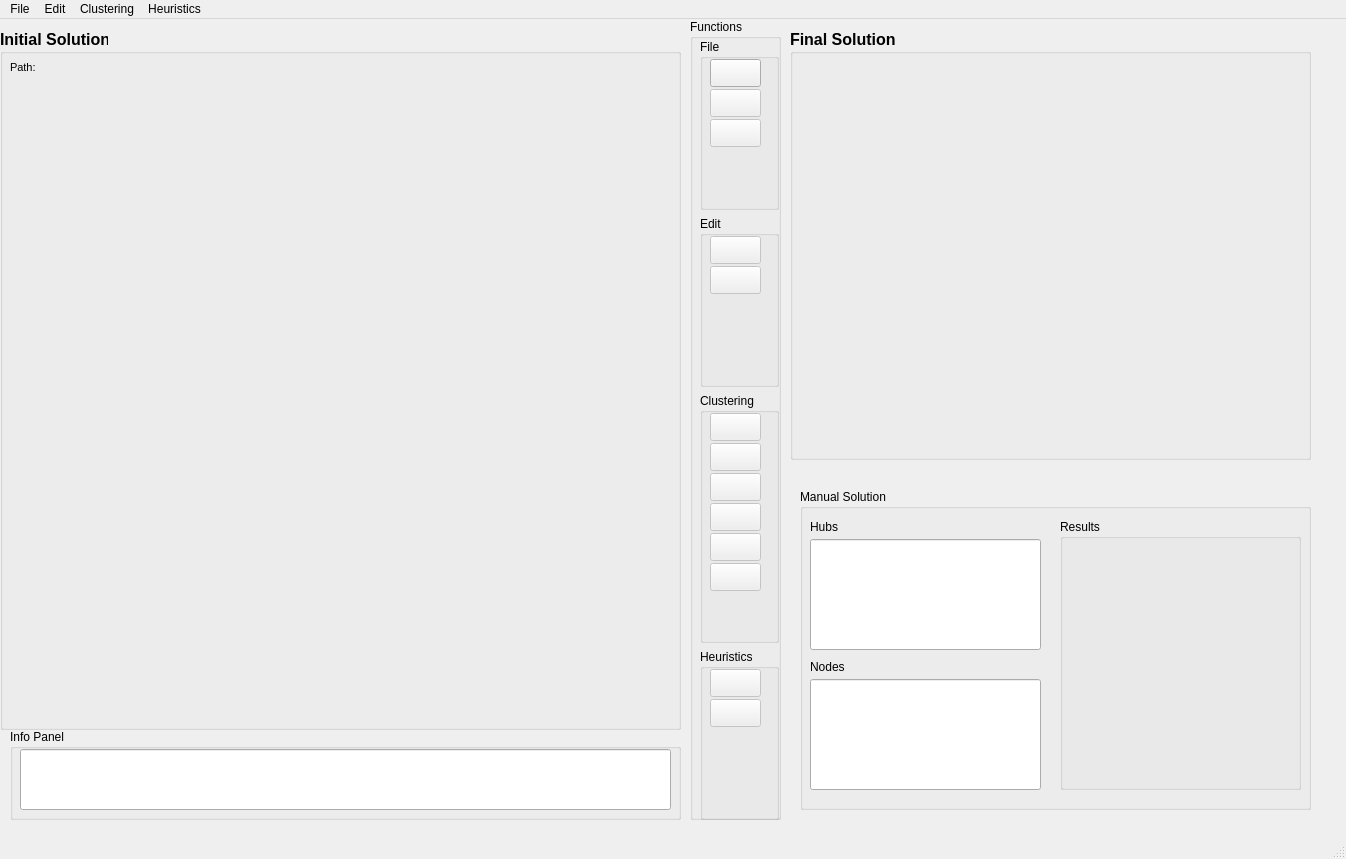
<?xml version="1.0" encoding="UTF-8"?>
<ui version="4.0">
 <class>MainWindow</class>
 <widget class="QMainWindow" name="MainWindow">
  <property name="geometry">
   <rect>
    <x>0</x>
    <y>0</y>
    <width>1346</width>
    <height>859</height>
   </rect>
  </property>
  <property name="windowTitle">
   <string>Data Clusterer</string>
  </property>
  <property name="windowIcon">
   <iconset>
    <normaloff>icons/main.png</normaloff>icons/main.png</iconset>
  </property>
  <property name="statusTip">
   <string>Cluster those data!</string>
  </property>
  <widget class="QWidget" name="centralwidget">
   <widget class="QGroupBox" name="groupBox_Functions">
    <property name="geometry">
     <rect>
      <x>690</x>
      <y>0</y>
      <width>91</width>
      <height>801</height>
     </rect>
    </property>
    <property name="title">
     <string>Functions</string>
    </property>
    <widget class="QWidget" name="verticalLayoutWidget">
     <property name="geometry">
      <rect>
       <x>10</x>
       <y>20</y>
       <width>79</width>
       <height>781</height>
      </rect>
     </property>
     <layout class="QVBoxLayout" name="verticalLayout_Functions">
      <item>
       <widget class="QGroupBox" name="groupBox_File">
        <property name="title">
         <string>File</string>
        </property>
        <widget class="QPushButton" name="pushButton_Open_Data">
         <property name="geometry">
          <rect>
           <x>10</x>
           <y>20</y>
           <width>51</width>
           <height>28</height>
          </rect>
         </property>
         <property name="statusTip">
          <string>Get some data into the program</string>
         </property>
         <property name="text">
          <string/>
         </property>
         <property name="icon">
          <iconset>
           <normaloff>icons/Open Source.jpg</normaloff>icons/Open Source.jpg</iconset>
         </property>
        </widget>
        <widget class="QPushButton" name="pushButton_Save_Initial_Solution">
         <property name="enabled">
          <bool>false</bool>
         </property>
         <property name="geometry">
          <rect>
           <x>10</x>
           <y>50</y>
           <width>51</width>
           <height>28</height>
          </rect>
         </property>
         <property name="statusTip">
          <string>Save Initial Solution</string>
         </property>
         <property name="text">
          <string/>
         </property>
         <property name="icon">
          <iconset>
           <normaloff>icons/Save Output.png</normaloff>icons/Save Output.png</iconset>
         </property>
        </widget>
        <widget class="QPushButton" name="pushButton_Save_Final_Solution">
         <property name="enabled">
          <bool>false</bool>
         </property>
         <property name="geometry">
          <rect>
           <x>10</x>
           <y>80</y>
           <width>51</width>
           <height>28</height>
          </rect>
         </property>
         <property name="statusTip">
          <string>Save Final Solution</string>
         </property>
         <property name="text">
          <string/>
         </property>
         <property name="icon">
          <iconset>
           <normaloff>icons/Save Output - Copy.png</normaloff>icons/Save Output - Copy.png</iconset>
         </property>
        </widget>
       </widget>
      </item>
      <item>
       <widget class="QGroupBox" name="groupBox_Edit">
        <property name="title">
         <string>Edit</string>
        </property>
        <widget class="QPushButton" name="pushButton_Clear_Final_Solution">
         <property name="enabled">
          <bool>false</bool>
         </property>
         <property name="geometry">
          <rect>
           <x>10</x>
           <y>50</y>
           <width>51</width>
           <height>28</height>
          </rect>
         </property>
         <property name="statusTip">
          <string>Clear Final Solution</string>
         </property>
         <property name="text">
          <string/>
         </property>
         <property name="icon">
          <iconset>
           <normaloff>icons/clear output.png</normaloff>icons/clear output.png</iconset>
         </property>
        </widget>
        <widget class="QPushButton" name="pushButton_Clear_Initial_Solution">
         <property name="enabled">
          <bool>false</bool>
         </property>
         <property name="geometry">
          <rect>
           <x>10</x>
           <y>20</y>
           <width>51</width>
           <height>28</height>
          </rect>
         </property>
         <property name="statusTip">
          <string>Clear Initial Solution</string>
         </property>
         <property name="text">
          <string/>
         </property>
         <property name="icon">
          <iconset>
           <normaloff>icons/clear source.png</normaloff>icons/clear source.png</iconset>
         </property>
        </widget>
       </widget>
      </item>
      <item>
       <widget class="QGroupBox" name="groupBox_Clustering">
        <property name="sizePolicy">
         <sizepolicy hsizetype="Preferred" vsizetype="Preferred">
          <horstretch>0</horstretch>
          <verstretch>0</verstretch>
         </sizepolicy>
        </property>
        <property name="minimumSize">
         <size>
          <width>0</width>
          <height>250</height>
         </size>
        </property>
        <property name="title">
         <string>Clustering</string>
        </property>
        <widget class="QPushButton" name="pushButton_K_Means">
         <property name="enabled">
          <bool>false</bool>
         </property>
         <property name="geometry">
          <rect>
           <x>10</x>
           <y>20</y>
           <width>51</width>
           <height>28</height>
          </rect>
         </property>
         <property name="statusTip">
          <string>Apply K-Means Clustering</string>
         </property>
         <property name="text">
          <string/>
         </property>
         <property name="icon">
          <iconset>
           <normaloff>icons/K means,.png</normaloff>icons/K means,.png</iconset>
         </property>
        </widget>
        <widget class="QPushButton" name="pushButton_Affinity_Propagation">
         <property name="enabled">
          <bool>false</bool>
         </property>
         <property name="geometry">
          <rect>
           <x>10</x>
           <y>50</y>
           <width>51</width>
           <height>28</height>
          </rect>
         </property>
         <property name="statusTip">
          <string>Apply Affinity Propagation Clustering</string>
         </property>
         <property name="text">
          <string/>
         </property>
         <property name="icon">
          <iconset>
           <normaloff>icons/Affinity.png</normaloff>icons/Affinity.png</iconset>
         </property>
        </widget>
        <widget class="QPushButton" name="pushButton_Mean_Shift">
         <property name="enabled">
          <bool>false</bool>
         </property>
         <property name="geometry">
          <rect>
           <x>10</x>
           <y>80</y>
           <width>51</width>
           <height>28</height>
          </rect>
         </property>
         <property name="statusTip">
          <string>Apply Mean-shift Clustering</string>
         </property>
         <property name="text">
          <string/>
         </property>
         <property name="icon">
          <iconset>
           <normaloff>icons/Mean shift.png</normaloff>icons/Mean shift.png</iconset>
         </property>
        </widget>
        <widget class="QPushButton" name="pushButton_Spectral_Clustering">
         <property name="enabled">
          <bool>false</bool>
         </property>
         <property name="geometry">
          <rect>
           <x>10</x>
           <y>110</y>
           <width>51</width>
           <height>28</height>
          </rect>
         </property>
         <property name="statusTip">
          <string>Apply Spectral Clustering</string>
         </property>
         <property name="text">
          <string/>
         </property>
         <property name="icon">
          <iconset>
           <normaloff>icons/Spectral.png</normaloff>icons/Spectral.png</iconset>
         </property>
        </widget>
        <widget class="QPushButton" name="pushButton_Hierarchical_Clustering">
         <property name="enabled">
          <bool>false</bool>
         </property>
         <property name="geometry">
          <rect>
           <x>10</x>
           <y>140</y>
           <width>51</width>
           <height>28</height>
          </rect>
         </property>
         <property name="statusTip">
          <string>Apply Hierarchical Clustering</string>
         </property>
         <property name="text">
          <string/>
         </property>
         <property name="icon">
          <iconset>
           <normaloff>icons/Hier.png</normaloff>icons/Hier.png</iconset>
         </property>
        </widget>
        <widget class="QPushButton" name="pushButton_DBSCAN">
         <property name="enabled">
          <bool>false</bool>
         </property>
         <property name="geometry">
          <rect>
           <x>10</x>
           <y>170</y>
           <width>51</width>
           <height>28</height>
          </rect>
         </property>
         <property name="statusTip">
          <string>Apply DBSCAN</string>
         </property>
         <property name="text">
          <string/>
         </property>
         <property name="icon">
          <iconset>
           <normaloff>icons/DBSCAN.png</normaloff>icons/DBSCAN.png</iconset>
         </property>
        </widget>
       </widget>
      </item>
      <item>
       <widget class="QGroupBox" name="groupBox_Heuristic">
        <property name="title">
         <string>Heuristics</string>
        </property>
        <widget class="QPushButton" name="pushButton_Hill_Climbing">
         <property name="enabled">
          <bool>false</bool>
         </property>
         <property name="geometry">
          <rect>
           <x>10</x>
           <y>20</y>
           <width>51</width>
           <height>28</height>
          </rect>
         </property>
         <property name="statusTip">
          <string>Apply Hill Climb Heuristics</string>
         </property>
         <property name="text">
          <string/>
         </property>
         <property name="icon">
          <iconset>
           <normaloff>icons/Hill Climb.png</normaloff>icons/Hill Climb.png</iconset>
         </property>
        </widget>
        <widget class="QPushButton" name="pushButton_Simulated_Anneling">
         <property name="enabled">
          <bool>false</bool>
         </property>
         <property name="geometry">
          <rect>
           <x>10</x>
           <y>50</y>
           <width>51</width>
           <height>28</height>
          </rect>
         </property>
         <property name="statusTip">
          <string>Apply Simulated Anneling Optimization</string>
         </property>
         <property name="text">
          <string/>
         </property>
         <property name="icon">
          <iconset>
           <normaloff>icons/Simulated Annealing.png</normaloff>icons/Simulated Annealing.png</iconset>
         </property>
        </widget>
       </widget>
      </item>
     </layout>
    </widget>
   </widget>
   <widget class="QGroupBox" name="groupBox_Initial_Solution">
    <property name="geometry">
     <rect>
      <x>0</x>
      <y>10</y>
      <width>681</width>
      <height>701</height>
     </rect>
    </property>
    <property name="font">
     <font>
      <pointsize>12</pointsize>
      <weight>75</weight>
      <bold>true</bold>
     </font>
    </property>
    <property name="title">
     <string>Initial Solution</string>
    </property>
    <widget class="QLabel" name="label_Initial_Solution">
     <property name="geometry">
      <rect>
       <x>10</x>
       <y>30</y>
       <width>501</width>
       <height>401</height>
      </rect>
     </property>
     <property name="text">
      <string/>
     </property>
    </widget>
    <widget class="QLabel" name="label_Path">
     <property name="geometry">
      <rect>
       <x>10</x>
       <y>30</y>
       <width>501</width>
       <height>16</height>
      </rect>
     </property>
     <property name="font">
      <font>
       <pointsize>8</pointsize>
       <weight>50</weight>
       <bold>false</bold>
      </font>
     </property>
     <property name="text">
      <string>Path:</string>
     </property>
    </widget>
    <widget class="QLabel" name="label_data_image">
     <property name="geometry">
      <rect>
       <x>30</x>
       <y>60</y>
       <width>631</width>
       <height>621</height>
      </rect>
     </property>
     <property name="text">
      <string/>
     </property>
    </widget>
   </widget>
   <widget class="QGroupBox" name="groupBox_Final_Solution">
    <property name="geometry">
     <rect>
      <x>790</x>
      <y>10</y>
      <width>521</width>
      <height>431</height>
     </rect>
    </property>
    <property name="font">
     <font>
      <pointsize>12</pointsize>
      <weight>75</weight>
      <bold>true</bold>
     </font>
    </property>
    <property name="title">
     <string>Final Solution</string>
    </property>
   </widget>
   <widget class="QGroupBox" name="groupBox_Info_Panel">
    <property name="geometry">
     <rect>
      <x>10</x>
      <y>710</y>
      <width>671</width>
      <height>91</height>
     </rect>
    </property>
    <property name="title">
     <string>Info Panel</string>
    </property>
    <widget class="QLineEdit" name="lineEdit_Info_Panel">
     <property name="geometry">
      <rect>
       <x>10</x>
       <y>20</y>
       <width>651</width>
       <height>61</height>
      </rect>
     </property>
     <property name="text">
      <string/>
     </property>
    </widget>
   </widget>
   <widget class="QGroupBox" name="groupBox_Manual_Solution">
    <property name="geometry">
     <rect>
      <x>800</x>
      <y>470</y>
      <width>511</width>
      <height>321</height>
     </rect>
    </property>
    <property name="title">
     <string>Manual Solution</string>
    </property>
    <widget class="QLineEdit" name="lineEdit_Hubs">
     <property name="geometry">
      <rect>
       <x>10</x>
       <y>50</y>
       <width>231</width>
       <height>111</height>
      </rect>
     </property>
    </widget>
    <widget class="QLabel" name="label_Hubs">
     <property name="geometry">
      <rect>
       <x>10</x>
       <y>30</y>
       <width>55</width>
       <height>16</height>
      </rect>
     </property>
     <property name="text">
      <string>Hubs</string>
     </property>
    </widget>
    <widget class="QLabel" name="label_Nodes">
     <property name="geometry">
      <rect>
       <x>10</x>
       <y>170</y>
       <width>55</width>
       <height>16</height>
      </rect>
     </property>
     <property name="text">
      <string>Nodes</string>
     </property>
    </widget>
    <widget class="QLineEdit" name="lineEdit_Nodes">
     <property name="geometry">
      <rect>
       <x>10</x>
       <y>190</y>
       <width>231</width>
       <height>111</height>
      </rect>
     </property>
     <property name="text">
      <string/>
     </property>
    </widget>
    <widget class="QGroupBox" name="groupBox_Results">
     <property name="geometry">
      <rect>
       <x>260</x>
       <y>30</y>
       <width>241</width>
       <height>271</height>
      </rect>
     </property>
     <property name="title">
      <string>Results</string>
     </property>
    </widget>
   </widget>
  </widget>
  <widget class="QMenuBar" name="menubar">
   <property name="geometry">
    <rect>
     <x>0</x>
     <y>0</y>
     <width>1346</width>
     <height>26</height>
    </rect>
   </property>
   <widget class="QMenu" name="menuFile">
    <property name="title">
     <string>File</string>
    </property>
    <widget class="QMenu" name="menuExport_As">
     <property name="enabled">
      <bool>false</bool>
     </property>
     <property name="title">
      <string>Export As</string>
     </property>
     <addaction name="actionInitial_Solution"/>
     <addaction name="actionFinal_Solution"/>
    </widget>
    <addaction name="actionOpen_Data"/>
    <addaction name="separator"/>
    <addaction name="actionSave_Initial_Solution"/>
    <addaction name="actionSave_Final_Solution"/>
    <addaction name="separator"/>
    <addaction name="menuExport_As"/>
    <addaction name="separator"/>
    <addaction name="actionExit"/>
   </widget>
   <widget class="QMenu" name="menuEdit">
    <property name="title">
     <string>Edit</string>
    </property>
    <widget class="QMenu" name="menuClear">
     <property name="enabled">
      <bool>false</bool>
     </property>
     <property name="title">
      <string>Clear</string>
     </property>
     <addaction name="actionInitial_Clear_Initial_Solution"/>
     <addaction name="actionInitial_Clear_Final_Solution"/>
    </widget>
    <widget class="QMenu" name="menuUndo">
     <property name="enabled">
      <bool>false</bool>
     </property>
     <property name="title">
      <string>Undo</string>
     </property>
     <addaction name="actionUndo_Initial_Solution"/>
     <addaction name="actionUndo_Final_Solution"/>
    </widget>
    <widget class="QMenu" name="menuRedo">
     <property name="enabled">
      <bool>false</bool>
     </property>
     <property name="title">
      <string>Redo</string>
     </property>
     <addaction name="actionRedo_Initial_Solution"/>
     <addaction name="actionRedo_Final_Solution"/>
    </widget>
    <addaction name="menuClear"/>
    <addaction name="separator"/>
    <addaction name="menuUndo"/>
    <addaction name="menuRedo"/>
   </widget>
   <widget class="QMenu" name="menuClustering">
    <property name="title">
     <string>Clustering</string>
    </property>
    <addaction name="action_K_Means"/>
    <addaction name="action_Affinity_Propagation"/>
    <addaction name="action_Mean_shift"/>
    <addaction name="action_Spectral_Clustering"/>
    <addaction name="action_Hierarchical_Clustering"/>
    <addaction name="action_DBSCAN"/>
   </widget>
   <widget class="QMenu" name="menuHeuristics">
    <property name="title">
     <string>Heuristics</string>
    </property>
    <addaction name="actionHill_Climbing"/>
    <addaction name="actionSimulated_Anneling"/>
   </widget>
   <addaction name="menuFile"/>
   <addaction name="menuEdit"/>
   <addaction name="menuClustering"/>
   <addaction name="menuHeuristics"/>
  </widget>
  <widget class="QStatusBar" name="statusbar"/>
  <action name="actionOpen_Data">
   <property name="icon">
    <iconset>
     <normaloff>icons/Open Source.jpg</normaloff>icons/Open Source.jpg</iconset>
   </property>
   <property name="text">
    <string>Open Data</string>
   </property>
   <property name="statusTip">
    <string notr="true">Get some data into the program</string>
   </property>
   <property name="shortcut">
    <string>Ctrl+O</string>
   </property>
  </action>
  <action name="actionSave_Initial_Solution">
   <property name="enabled">
    <bool>false</bool>
   </property>
   <property name="icon">
    <iconset>
     <normaloff>icons/Save Output.png</normaloff>icons/Save Output.png</iconset>
   </property>
   <property name="text">
    <string>Save Initial Solution</string>
   </property>
   <property name="statusTip">
    <string>Save Initial Solution</string>
   </property>
   <property name="shortcut">
    <string>Ctrl+S</string>
   </property>
  </action>
  <action name="actionSave_Final_Solution">
   <property name="enabled">
    <bool>false</bool>
   </property>
   <property name="icon">
    <iconset>
     <normaloff>icons/Save Output - Copy.png</normaloff>icons/Save Output - Copy.png</iconset>
   </property>
   <property name="text">
    <string>Save Final Solution</string>
   </property>
   <property name="statusTip">
    <string>Save Final Solution</string>
   </property>
   <property name="shortcut">
    <string>Ctrl+Shift+S</string>
   </property>
  </action>
  <action name="actionInitial_Solution">
   <property name="enabled">
    <bool>false</bool>
   </property>
   <property name="icon">
    <iconset>
     <normaloff>icons/Export As_ Output.png</normaloff>icons/Export As_ Output.png</iconset>
   </property>
   <property name="text">
    <string>Initial Solution</string>
   </property>
   <property name="statusTip">
    <string>Export as Initial Solution</string>
   </property>
   <property name="shortcut">
    <string>Alt+S</string>
   </property>
  </action>
  <action name="actionFinal_Solution">
   <property name="enabled">
    <bool>false</bool>
   </property>
   <property name="icon">
    <iconset>
     <normaloff>icons/Export As_ Output - Copy.png</normaloff>icons/Export As_ Output - Copy.png</iconset>
   </property>
   <property name="text">
    <string>Final Solution</string>
   </property>
   <property name="statusTip">
    <string>Export as Final Solution</string>
   </property>
   <property name="shortcut">
    <string>Alt+O</string>
   </property>
  </action>
  <action name="actionExit">
   <property name="icon">
    <iconset>
     <normaloff>icons/exit.jpg</normaloff>icons/exit.jpg</iconset>
   </property>
   <property name="text">
    <string>Exit</string>
   </property>
   <property name="statusTip">
    <string>Shut down the program</string>
   </property>
  </action>
  <action name="actionInitial_Clear_Initial_Solution">
   <property name="icon">
    <iconset>
     <normaloff>icons/clear source.png</normaloff>icons/clear source.png</iconset>
   </property>
   <property name="text">
    <string>Initial Solution</string>
   </property>
   <property name="statusTip">
    <string>Clear Initial Solution</string>
   </property>
   <property name="shortcut">
    <string>Ctrl+Shift+S</string>
   </property>
  </action>
  <action name="actionInitial_Clear_Final_Solution">
   <property name="enabled">
    <bool>false</bool>
   </property>
   <property name="icon">
    <iconset>
     <normaloff>icons/clear output.png</normaloff>icons/clear output.png</iconset>
   </property>
   <property name="text">
    <string>Final Solution</string>
   </property>
   <property name="statusTip">
    <string>Clear Final Solution</string>
   </property>
   <property name="shortcut">
    <string>Ctrl+Shift+O</string>
   </property>
  </action>
  <action name="actionUndo_Initial_Solution">
   <property name="icon">
    <iconset>
     <normaloff>icons/undo output.png</normaloff>icons/undo output.png</iconset>
   </property>
   <property name="text">
    <string>Undo Initial Solution</string>
   </property>
   <property name="statusTip">
    <string>Undo Initial Solution</string>
   </property>
   <property name="shortcut">
    <string>Ctrl+Z</string>
   </property>
  </action>
  <action name="actionUndo_Final_Solution">
   <property name="enabled">
    <bool>false</bool>
   </property>
   <property name="icon">
    <iconset>
     <normaloff>icons/undo output - Copy.png</normaloff>icons/undo output - Copy.png</iconset>
   </property>
   <property name="text">
    <string>Undo Final Solution</string>
   </property>
   <property name="statusTip">
    <string>Undo Final Solution</string>
   </property>
   <property name="shortcut">
    <string>Ctrl+Shift+Z</string>
   </property>
  </action>
  <action name="actionRedo_Initial_Solution">
   <property name="icon">
    <iconset>
     <normaloff>icons/redo output.png</normaloff>icons/redo output.png</iconset>
   </property>
   <property name="text">
    <string>Redo Initial Solution</string>
   </property>
   <property name="statusTip">
    <string>Redo Initial Solution</string>
   </property>
   <property name="shortcut">
    <string>Ctrl+Y</string>
   </property>
  </action>
  <action name="actionRedo_Final_Solution">
   <property name="enabled">
    <bool>false</bool>
   </property>
   <property name="icon">
    <iconset>
     <normaloff>icons/redo output - Copy.png</normaloff>icons/redo output - Copy.png</iconset>
   </property>
   <property name="text">
    <string>Redo Final Solution</string>
   </property>
   <property name="statusTip">
    <string>Redo Final Solution</string>
   </property>
   <property name="shortcut">
    <string>Ctrl+Shift+Y</string>
   </property>
  </action>
  <action name="action_K_Means">
   <property name="enabled">
    <bool>false</bool>
   </property>
   <property name="icon">
    <iconset>
     <normaloff>icons/K means,.png</normaloff>icons/K means,.png</iconset>
   </property>
   <property name="text">
    <string>K-Means</string>
   </property>
   <property name="statusTip">
    <string>Apply K-Means Clustering</string>
   </property>
   <property name="shortcut">
    <string>Ctrl+1</string>
   </property>
  </action>
  <action name="action_Affinity_Propagation">
   <property name="enabled">
    <bool>false</bool>
   </property>
   <property name="icon">
    <iconset>
     <normaloff>icons/Affinity.png</normaloff>icons/Affinity.png</iconset>
   </property>
   <property name="text">
    <string>Affinity Propagation</string>
   </property>
   <property name="statusTip">
    <string>Apply Affinity Propagation Clustering</string>
   </property>
   <property name="shortcut">
    <string>Ctrl+2</string>
   </property>
  </action>
  <action name="action_Mean_shift">
   <property name="enabled">
    <bool>false</bool>
   </property>
   <property name="icon">
    <iconset>
     <normaloff>icons/Mean shift.png</normaloff>icons/Mean shift.png</iconset>
   </property>
   <property name="text">
    <string>Mean-shift</string>
   </property>
   <property name="toolTip">
    <string>Mean-shift</string>
   </property>
   <property name="statusTip">
    <string>Apply Mean-shift Clustering</string>
   </property>
   <property name="shortcut">
    <string>Ctrl+3</string>
   </property>
  </action>
  <action name="action_Spectral_Clustering">
   <property name="enabled">
    <bool>false</bool>
   </property>
   <property name="icon">
    <iconset>
     <normaloff>icons/Spectral.png</normaloff>icons/Spectral.png</iconset>
   </property>
   <property name="text">
    <string>Spectral Clustering</string>
   </property>
   <property name="statusTip">
    <string>Apply Spectral Clustering</string>
   </property>
   <property name="shortcut">
    <string>Ctrl+4</string>
   </property>
  </action>
  <action name="action_Hierarchical_Clustering">
   <property name="enabled">
    <bool>false</bool>
   </property>
   <property name="icon">
    <iconset>
     <normaloff>icons/Hier.png</normaloff>icons/Hier.png</iconset>
   </property>
   <property name="text">
    <string>Hierarchical Clustering</string>
   </property>
   <property name="statusTip">
    <string>Apply Hierarchical Clustering</string>
   </property>
   <property name="shortcut">
    <string>Ctrl+5</string>
   </property>
  </action>
  <action name="action_DBSCAN">
   <property name="enabled">
    <bool>false</bool>
   </property>
   <property name="icon">
    <iconset>
     <normaloff>icons/DBSCAN.png</normaloff>icons/DBSCAN.png</iconset>
   </property>
   <property name="text">
    <string>DBSCAN</string>
   </property>
   <property name="statusTip">
    <string>Apply DBSCAN</string>
   </property>
   <property name="shortcut">
    <string>Ctrl+6</string>
   </property>
  </action>
  <action name="actionHill_Climbing">
   <property name="enabled">
    <bool>false</bool>
   </property>
   <property name="icon">
    <iconset>
     <normaloff>icons/Hill Climb.png</normaloff>icons/Hill Climb.png</iconset>
   </property>
   <property name="text">
    <string>Hill Climbing</string>
   </property>
   <property name="statusTip">
    <string>Apply Hill Climb Heuristics</string>
   </property>
   <property name="shortcut">
    <string>Ctrl+H</string>
   </property>
  </action>
  <action name="actionSimulated_Anneling">
   <property name="enabled">
    <bool>false</bool>
   </property>
   <property name="icon">
    <iconset>
     <normaloff>icons/Simulated Annealing.png</normaloff>icons/Simulated Annealing.png</iconset>
   </property>
   <property name="text">
    <string>Simulated Anneling</string>
   </property>
   <property name="statusTip">
    <string>Apply Simulated Anneling Optimization</string>
   </property>
   <property name="shortcut">
    <string>Ctrl+J</string>
   </property>
  </action>
 </widget>
 <resources/>
 <connections/>
</ui>
